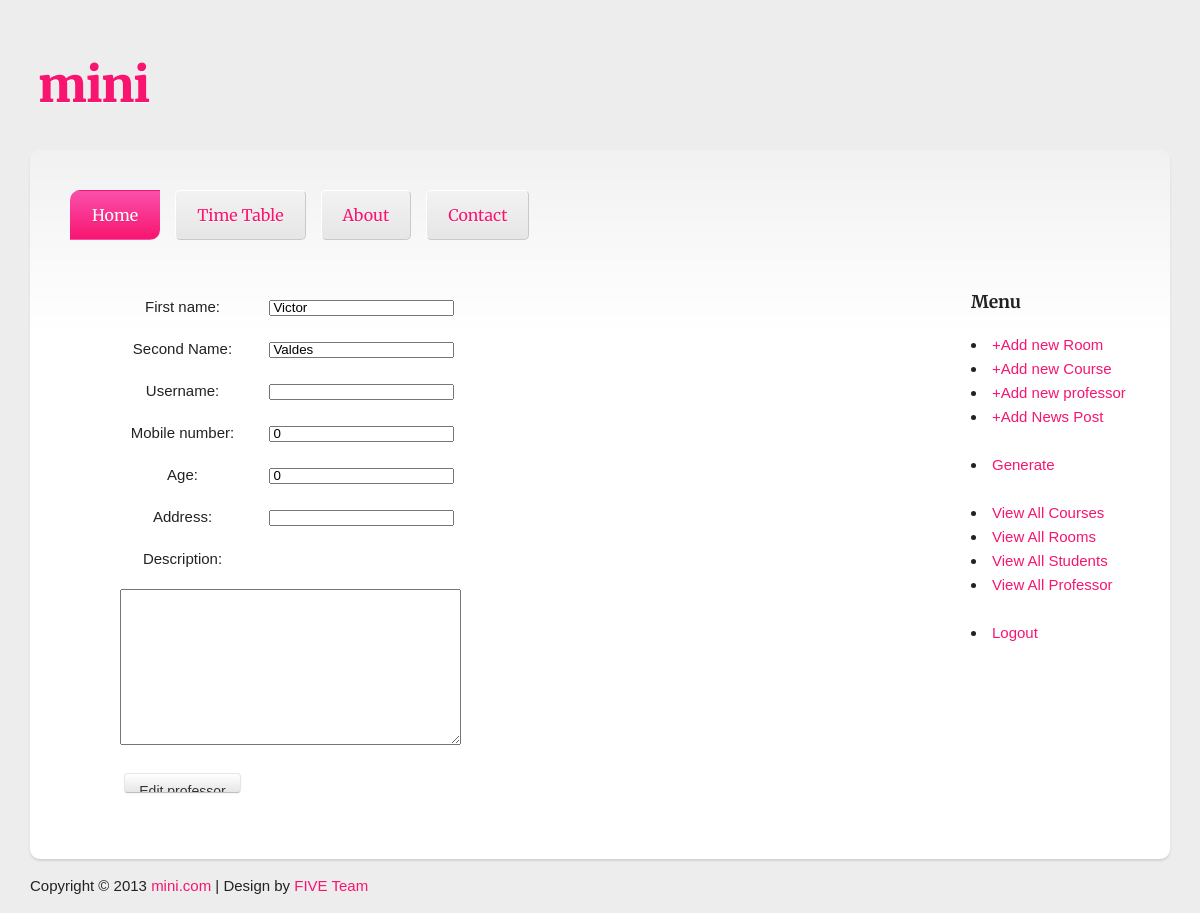
/edit_professor.php?professor_id=1, run on the app's committed database.
### tables this page shows
CREATE TABLE IF NOT EXISTS `professor` (
  `ID` int(11) NOT NULL AUTO_INCREMENT,
  `first_name` varchar(50) NOT NULL,
  `second_name` varchar(50) NOT NULL,
  `username` varchar(50) NOT NULL,
  `hashed_password` varchar(50) NOT NULL,
  `description` text NOT NULL,
  `age` int(11) NOT NULL,
  `phone_number` int(20) NOT NULL,
  `address` varchar(50) NOT NULL,
  PRIMARY KEY (`ID`)
);

### www/classes/database_objects.php (called while the page is built, shortened)
<?php require_once("database.php"); ?>
<?php
class DatabaseObject
{
	static protected $tablename;
	static function find_by_sql($sql)
	{
		global $database;
		$result = mysql_query($sql , $database->connection);
		$database->confirm_query($result);
		$objects_array = array();
		while($row = $database->fetch_array($result))
		{
			$objects_array[] = static::instantiate($row);
		}
		return $objects_array;
	}
	static function find_by_id($id)
	{
		$query = "SELECT * FROM ". static::$tablename . " WHERE id = {$id} LIMIT 1";
		$result = static::find_by_sql($query);
		return empty($result)? false : array_shift($result);
	}
	static function instantiate($record)
	{
		$object = new $class;
		foreach ($record as $attribute=>$value)
		{
			if($object->has_attribute($attribute))
			{
				$object->$attribute = $value;
			}
		}
		return $object;
	}
	function has_attribute($attribute)
	{
	    $object_vars = get_object_vars($this);
		return array_key_exists($attribute , $object_vars);
	}
}
?>

### www/classes/database.php (called while the page is built, shortened)
<?php
class Database
{
	public $connection;
	private $localhost;
	private $username;
	private $password;
	public function __construct($localhost="" , $username ="" , $password = "")
	{
		$this->localhost = $localhost;
		$this->username =  $username;
		$this->password = $password;
	}
	public function select_db($db_name)
	{
		$result = mysql_select_db($db_name , $this->connection);
	}
	public function open_connection()
	{
		$this->connection = mysql_connect( $this->localhost  , $this->username , $this->password);
	}
	public function fetch_array($result)
	{
	return mysql_fetch_array($result);
	}
}
$database = new Database("localhost" , "root" , "yoyo");
?>

### www/classes/Professor.php (called while the page is built, shortened)
<?php
require_once("database.php");
require_once("database_objects.php");
class Professor extends DatabaseObject {
	public function __construct ($first_name = "", $second_name = "", $username = "", $hashed_password= "" , $description = "", $age = "", $phone_number = "", $address= ""  , $id=null)
	{
		$this->username = $username;
		$this->address = $address;
	}
}
?>

### www/edit_professor.php (the view, shortened to what this page needs)
<?php include("includes/header.php")?>
<?php include("classes/Professor.php")?>
	<?php
	$pro = Professor::find_by_id($_GET['professor_id']);
   $pro = Professor::find_by_id($_GET['professor_id']);
	?>
				 <div class="articleContent">
          <ul>
					<form id = "Registration" action = "edit_professor.php?professor_id=<?php echo $_GET['professor_id']; ?>"  method = "post">
					<table>
					<tr>
						<td>
							<label>First name:</label>
						</td>
						<td>
							<input type = "text" name = "firstname" value = '<?php echo $pro->first_name;?>' id  = "firstname" />
						</td>
					</tr>
					<tr>
						<td>
							<label>Second Name:</label>
						</td>
						<td>
							<input id = 'secondname'  value = '<?php echo $pro->second_name;?>' type = 'text'  name = 'secondname'/>
						</td>
					</tr>
					<tr>
						<td>
							<label>Username:</label>
						</td>
						<td>
							<input id = 'username' type = 'text'  value = '<?php echo $pro->username;?>'  name = 'username'/>
						</td>
					</tr>
					<tr>
						<td>
							<label>Mobile number:</label>
						</td>
						<td>
							<input id = 'phone_number_1' type = 'text'  value = '<?php echo $pro->phone_number;?>' name = 'phone_number_1'/>
						</td>
					</tr>
					<tr>
						<td>
						<label>Age:</label>
						</td>
						<td>
						<input id = 'age' type = 'text' value = '<?php echo $pro->age;?>' name = 'age'/>
						</td>
					</tr>
					<tr>
						<td>
						<label>Address:</label>
						</td>
						<td>
						<input id = 'address' type = 'text' value = '<?php echo $pro->address;?>' name = 'address'/>
						</td>
					</tr>
					<tr>
						<td>
						<label>Description:</label>
						</td>
					</tr>
					<tr>
						<td colspan="10">
							<textarea  name = "Description"  cols = "40" rows = "10"><?php $pro->description;?></textarea>
						</td>
					</tr>
					<tr>
						<td>
							<input type="submit" name = "submit" value="Edit professor"/>
						</td>
					</tr>
					</table>
					</form>
					</ul>
					</div>
<?php include("includes/afooter.php"); ?>

### www/stylesheets/table.css (style rules this page uses)
td { padding:8px; text-align:center; }
body { font-family:Arial, Helvetica, sans-serif; font-size:16px; }
table tr td input { height: 1.2em; }

### www/stylesheets/style.css (style rules this page uses)
html { font-size: 100%; -webkit-text-size-adjust: 100%; -ms-text-size-adjust: 100%; font-family: "Open Sans", "Helvetica Neue", sans-serif; color: #222222; }
body { margin: 0; font-size: 15px; line-height: 1.6; width: 100%; max-width: 1140px; min-width: 755px; margin: 0 auto; background-color: #ededed; background-image: url(images/bg.png); background-repeat: repeat; background-attachment: fixed; }
ul { list-style: square; }
.btn, button, input[type="button"], input[type="reset"], input[type="submit"] { background-color: #e6e6e6; background-image: -moz-linear-gradient(top, #ffffff, #e6e6e6 100%); background-image: -ms-linear-gradient(top, #ffffff, #e6e6e6 100%); background-image: -webkit-linear-gradient(top, #ffffff, #e6e6e6 100%); background-image: -o-linear-gradient(top, #ffffff, #e6e6e6 100%); background-image: linear-gradient(top, #ffffff, #e6e6e6 100%); background-repeat: repeat-x; border: 1px solid; border-color: #e6e6e6 #e6e6e6 #bfbfbf; color: #333333; border-radius: 4px; font-size: 14px; text-shadow: 0 1px 1px rgba(255, 255, 255, 0.75); box-shadow: inset 0 1px 0 rgba(255, 255, 255, 0.2), 0 1px 2px rgba(0, 0, 0, 0.05); text-align: center; padding: 9px 14px; margin-bottom: 0; display: inline-block; vertical-align: middle; cursor: pointer; *overflow: visible; }
* { -webkit-box-sizing: border-box; -moz-box-sizing: border-box; -ms-box-sizing: border-box; box-sizing: border-box; }

### data on the page
professor: firstname "Victor", secondname "Valdes", phone_number_1 "0", age "0"
